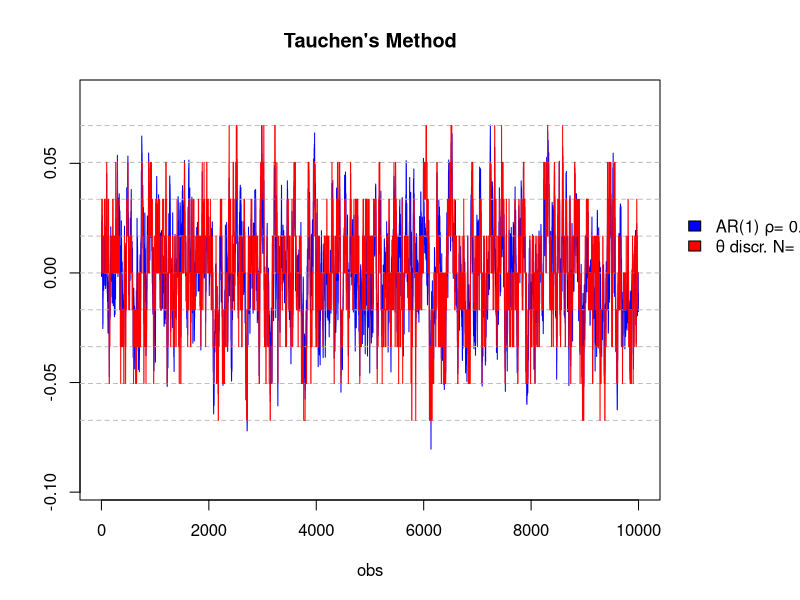
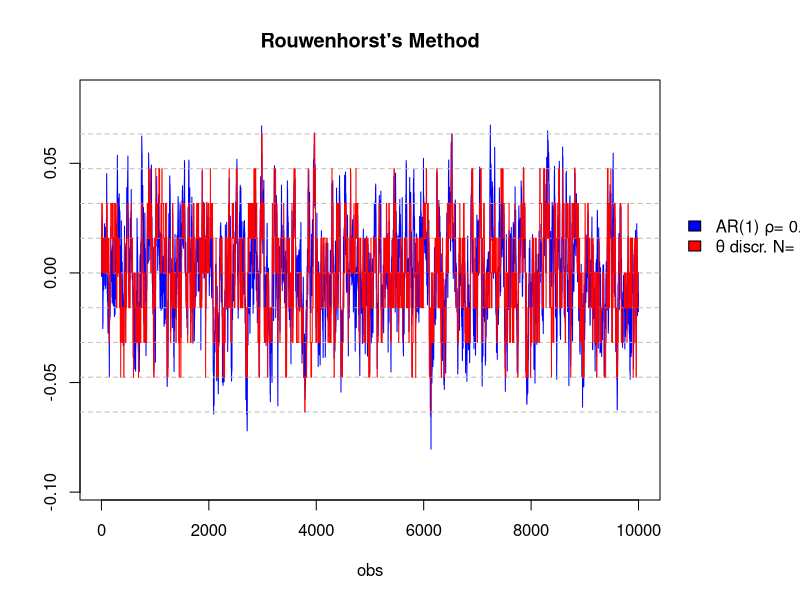
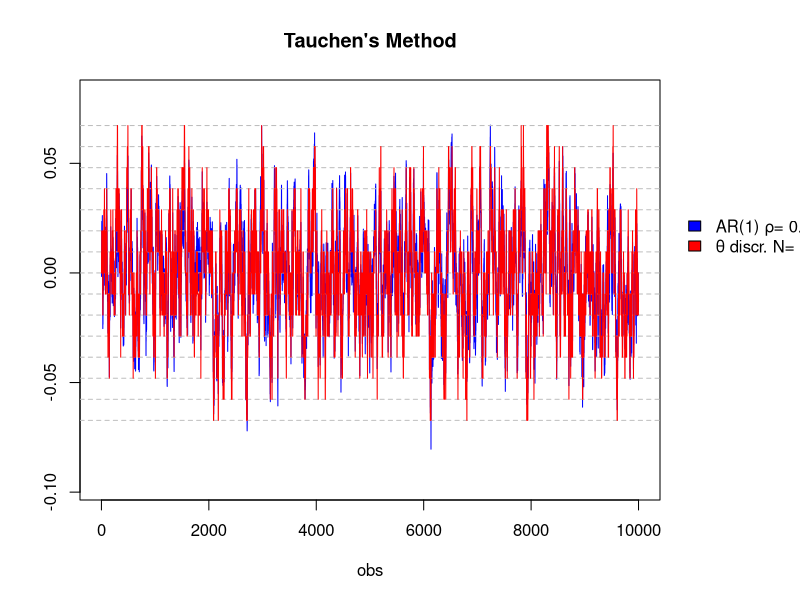
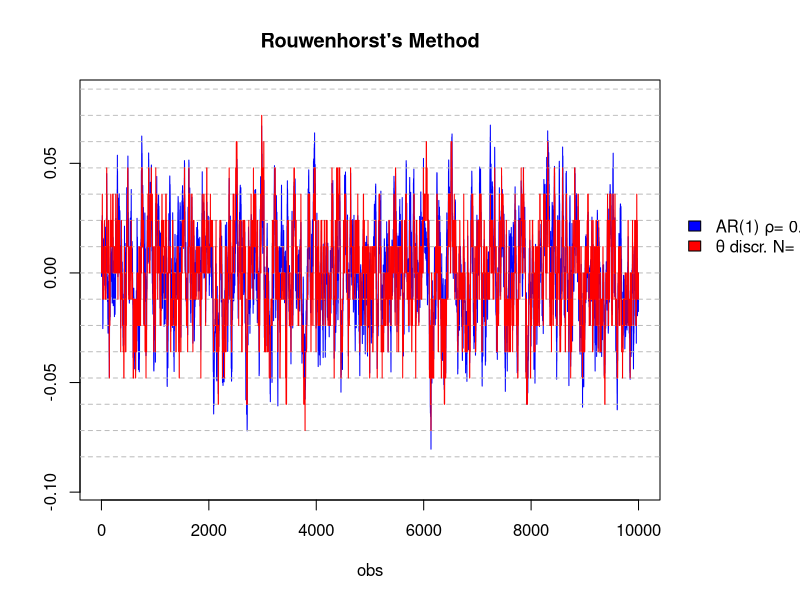
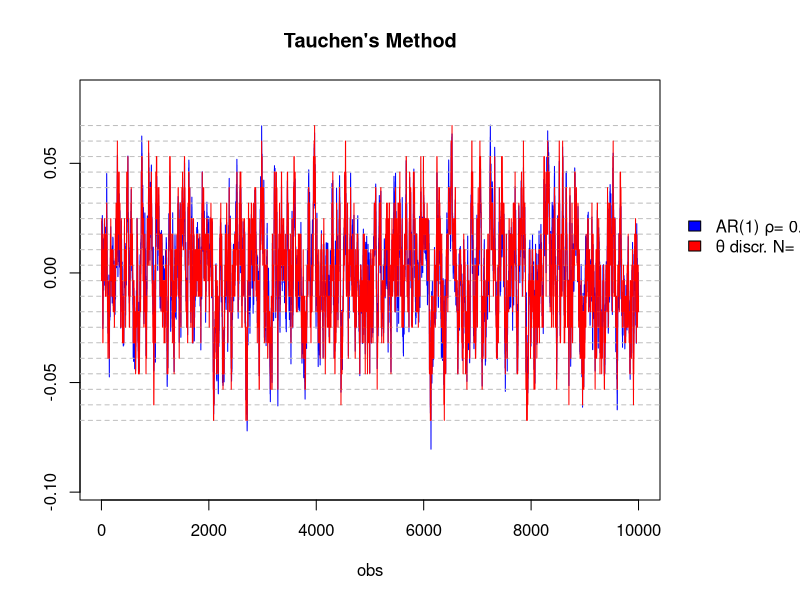
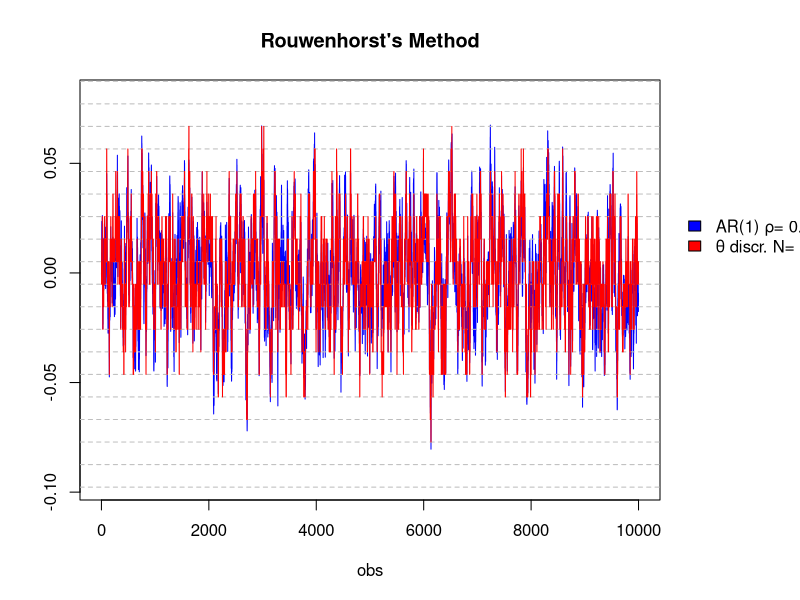
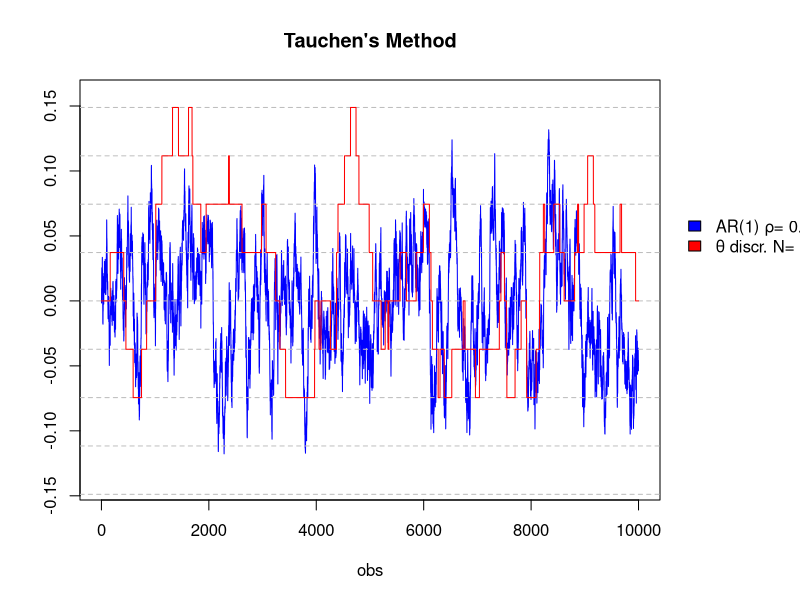
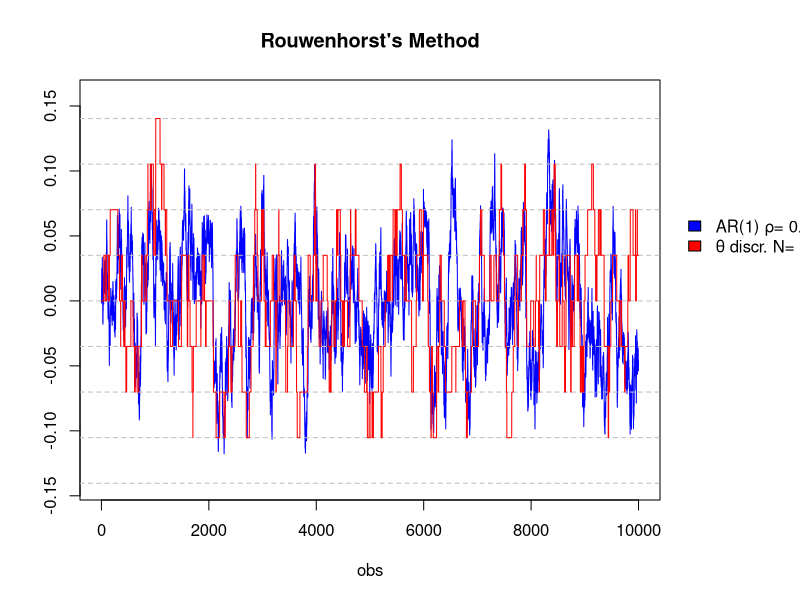

Source code (R) for these figures, in order:
"

NUMERICAL METHODS 1/2023
João Pedro Fontoura da Silva

~* R version
"

ρ = 0.95    # persistence of AR process
σ = 0.007   # std. deviation
N = 9       # baseline number of grid points
m = 3       # number of std. devs
μ = 0       # mean

set.seed(123)

t = 10000   # number of 'observations'
obs = 1:t

ϵ = rnorm(t, μ, σ) # compiling the noise vector

"FUNCTIONS"

AR1_series = function(ρ, t){
  y = rep(0, t)    # filling a vector of length n with zeros
  for (i in 1:(t-1)){
    y[i+1] = ρ*y[i] + ϵ[i+1]
  }
  return(y)
}

Tauchen_discretization = function(ρ, μ, σ, m, N, t){
  θ_N = m * σ / sqrt(1 - ρ^2)
  θ_1 = - θ_N
  zgrid = seq(from=θ_1, to=θ_N, length.out = N)
  Δθ = (θ_N - θ_1) / (N - 1)
  
  # Filling out probability matrix P
  P = matrix(0, N, N) # NOTE: always fill with 0.0, if you use '0' code will interpret as integers-only
  for (i in 1:N){
    for (j in 1:N){
      if (j == 1){
        P[i,j] = pnorm((zgrid[j] + Δθ/2 - (1 - ρ) * μ - ρ * zgrid[i]), mean=μ, sd=σ)
      } else if (j == N){
        P[i,j] = 1 - pnorm((zgrid[j] - Δθ/2 - (1 - ρ) * μ - ρ * zgrid[i]), mean=μ, sd=σ)
      } else {
        P[i,j] = pnorm((zgrid[j] + Δθ/2 - (1 - ρ) * μ - ρ * zgrid[i]), mean=μ, sd=σ) - pnorm((zgrid[j] - Δθ/2 - (1 - ρ) * μ - ρ * zgrid[i]), mean=μ, sd=σ)
      }
    }
  }
  
  "Having the raw values of P, now we do the cummulative sum of columns so that in
  the probabilities add up to 1 as we move further along right. =#
  "
  for (j in 2:N){
    P[,j] = P[,j] + P[,j-1]
  }
  
  "
  (2)
  Having this probability matrix, now I want to discretize the noise process.
  I'll do this by picking the θ_i from the grid which is closest to wherever
    it is that I am in the sequence.

  (3)
    Afterwards, we compare the pnorm of the realized epsilon to the pnorm of each entry
    from the selected vector and pick the j-th value which is closest to it. Thus,
    we´ll select the j-th θ from the grid and continue until we have the full sequence.
  "
  
  theta = rep(0, t)
  theta[1] = zgrid[which.min(abs(ϵ[1] - zgrid))] # gives the index of zgrid θ closest to ϵ[1]
  
  for (s in 2:t){
    # (2)
    if(theta[s-1] <= zgrid[1]){
      i = 0
    }else{
      i = length(zgrid[zgrid < theta[s-1]])
    }
    prob = P[i+1,]
      
    # (3)
    if(pnorm(ϵ[s], mean=μ, sd=σ) <= prob[1]){
      j = 0
    } else {
      j = length(zgrid[prob < pnorm(ϵ[s], mean=μ, sd=σ)])
    }
    theta[s] = zgrid[j+1]
  }
  
  par(mar=c(5, 4, 4, 7))
  plot(obs, ar1, type="l", col="blue", main="Tauchen's Method",
       ylab="", ylim=c(1.2*min(ar1),1.2*max(ar1)))
  abline(h = zgrid[1:N], col="gray", lty = 2,lwd=1)
  lines(obs, theta, type="l", col="red")
  legend("topright",
         c(paste("AR(1) ρ=",ρ),paste("θ discr. N=",N)),
         fill=c("blue","red"), inset=c(-0.29, 0.3), bty = "n", xpd=TRUE)
  return(theta)
}

Rouwenhorst_discretization = function(ρ, μ, σ, m, N, t){
  θ_N = sqrt(N - 1) * σ / sqrt(1 - ρ^2)
  θ_1 = - θ_N
  zgrid = seq(from=θ_1, to=θ_N, length.out = N)
  
  p = (1 + ρ) / 2
  
  P = matrix(c(p, 1-p, 1-p, p),2,2)
  
  for (s in 2:(N-1)){
    zrow = rep(0,s)
    zcol = t(rep(0,s+1))
    A = cbind(P, zrow)
    A = rbind(A, zcol)
  
    B = cbind(P, zrow)
    B = rbind(zcol, B)
  
    C = cbind(zrow, P)
    C = rbind(C, zcol)
  
    D = cbind(zrow, P)
    D = rbind(zcol, D)
  
    P = p*A + (1-p)*B + (1-p)*C + p*D
  }
  
  Pnorm = matrix(, nrow=N, ncol=N)
  for (i in 1:N){
    Pnorm[i,] = P[i,] / sum(P[i,])
  }
  
  "(1)
  Having the raw values of P, now we do the cummulative sum of columns so that in
  the probabilities add up to 1 as we move further along right."
  for (j in 2:N){
    Pnorm[,j] = Pnorm[,j] + Pnorm[,j-1]
  }
  
  "(2)
  Having this probability matrix, now I want to discretize the noise process.
  I'll do this by picking the θ_i from the grid which is closest to wherever
  it is that I am in the sequence.

   (3)
  Afterwards, we compare the cdf of the realized epsilon to the cdf of each entry
  from the selected vector and pick the j-th value which is closest to it. Thus,
  we'll select the j-th θ from the grid and continue until we have the full sequence.
  "
  theta = rep(0, t)
  theta[1] = zgrid[which.min(abs(ϵ[1] - zgrid))] # gives the index of zgrid θ closest to ϵ[1]
  
  for (s in 2:t){
    # (2)
    if(theta[s-1] <= zgrid[1]){
      i = 0
    }else{
      i = length(zgrid[zgrid < theta[s-1]])
    }
    prob = Pnorm[i+1,]
    
    # (3)
    if(pnorm(ϵ[s], mean=μ, sd=σ) <= prob[1]){
      j = 0
    } else {
      j = length(zgrid[prob < pnorm(ϵ[s], mean=μ, sd=σ)])
    }
    theta[s] = zgrid[j+1]
  }
  
  par(mar=c(5, 4, 4, 7))
  plot(obs, ar1, type="l", col="blue", main="Rouwenhorst's Method",
       ylab="", ylim=c(1.2*min(ar1),1.2*max(ar1)))
  abline(h = zgrid[1:N], col="gray", lty = 2,lwd=1)
  lines(obs, theta, type="l", col="red")
  legend("topright",
         c(paste("AR(1) ρ=",ρ),paste("θ discr. N=",N)),
         fill=c("blue","red"), inset=c(-0.29, 0.3), bty = "n", xpd=TRUE)
  return(theta)
}

"BASELINE, N=9, ρ = 0.95"

ar1 = AR1_series(ρ, t)
theta_T95_09 = Tauchen_discretization(ρ, μ, σ, m, N, t)
theta_R95_09 = Rouwenhorst_discretization(ρ, μ, σ, m, N, t)

"MODIFIED, N=15, ρ = 0.95"

ar1 = AR1_series(ρ, t)
theta_T95_15 = Tauchen_discretization(ρ, μ, σ, m, N=15, t)
theta_R95_15 = Rouwenhorst_discretization(ρ, μ, σ, m, N=15, t)

"MODIFIED, N=20, ρ = 0.95"

ar1 = AR1_series(ρ, t)
theta_T95_20 = Tauchen_discretization(ρ, μ, σ, m, N=20, t)
theta_R95_20 = Rouwenhorst_discretization(ρ, μ, σ, m, N=20, t)

"MODIFIED, N=9, ρ = 0.99"

ar1 = AR1_series(ρ=0.99, t)
theta_T99_09 = Tauchen_discretization(ρ=0.99, μ, σ, m, N, t)
theta_R99_09 = Rouwenhorst_discretization(ρ=0.99, μ, σ, m, N, t)

"MODIFIED, N=15, ρ = 0.99"

ar1 = AR1_series(ρ=0.99, t)
theta_T99_15 = Tauchen_discretization(ρ=0.99, μ, σ, m, N=15, t)
theta_R99_15 = Rouwenhorst_discretization(ρ=0.99, μ, σ, m, N=15, t)

"MODIFIED, N=20, ρ = 0.99"

ar1 = AR1_series(ρ=0.99, t)
theta_T99_20 = Tauchen_discretization(ρ=0.99, μ, σ, m, N=20, t)
theta_R99_20 = Rouwenhorst_discretization(ρ=0.99, μ, σ, m, N=20, t)


"ESTIMATING RHOs"
Estimate_rho = function(theta_series){
  y = theta_series[-1]
  x = theta_series[-t]
  
  data = data.frame(y,x)
  ols = lm(y ~ -1 + x, data)
  rho_est = coef(summary(ols))[1]
  return(rho_est)
}

# ρ = 0.95 & N = 9 points in grid
Estimate_rho(theta_T95_09) # ̂ρ = 0.9467994
Estimate_rho(theta_R95_09) # ̂ρ = 0.950237

# ρ = 0.95 & N = 15 points in grid
Estimate_rho(theta_T95_15) # ̂ρ = 0.9485504
Estimate_rho(theta_R95_15) # ̂ρ = 0.9470625

# ρ = 0.95 & N = 20 points in grid
Estimate_rho(theta_T95_20) # ̂ρ = 0.9466363
Estimate_rho(theta_R95_20) # ̂ρ = 0.9472849

# ρ = 0.99 & N = 9 points in grid
Estimate_rho(theta_T99_09) # ̂ρ = 0.9984355
Estimate_rho(theta_R99_09) # ̂ρ = 0.9904363

# ρ = 0.99 & N = 15 points in grid
Estimate_rho(theta_T99_15) # ̂ρ = 0.9916734
Estimate_rho(theta_R99_15) # ̂ρ = 0.9889262

# ρ = 0.99 & N = 20 points in grid
Estimate_rho(theta_T99_20) # ̂ρ = 0.9850951
Estimate_rho(theta_R99_20) # ̂ρ = 0.9895782
